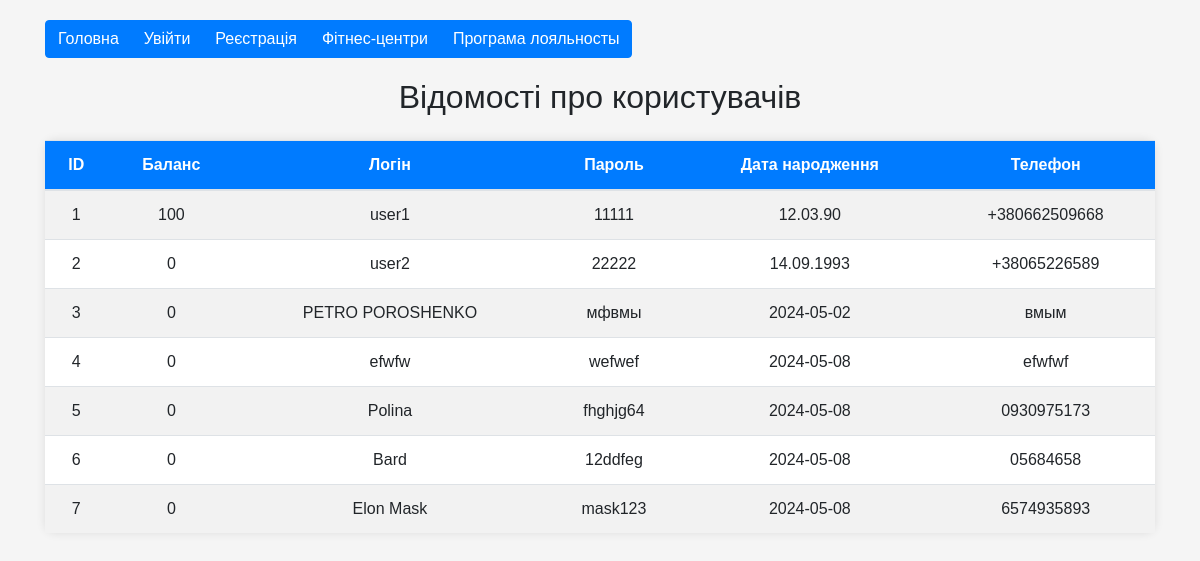
/user, run on an earlier commit of the app's database.
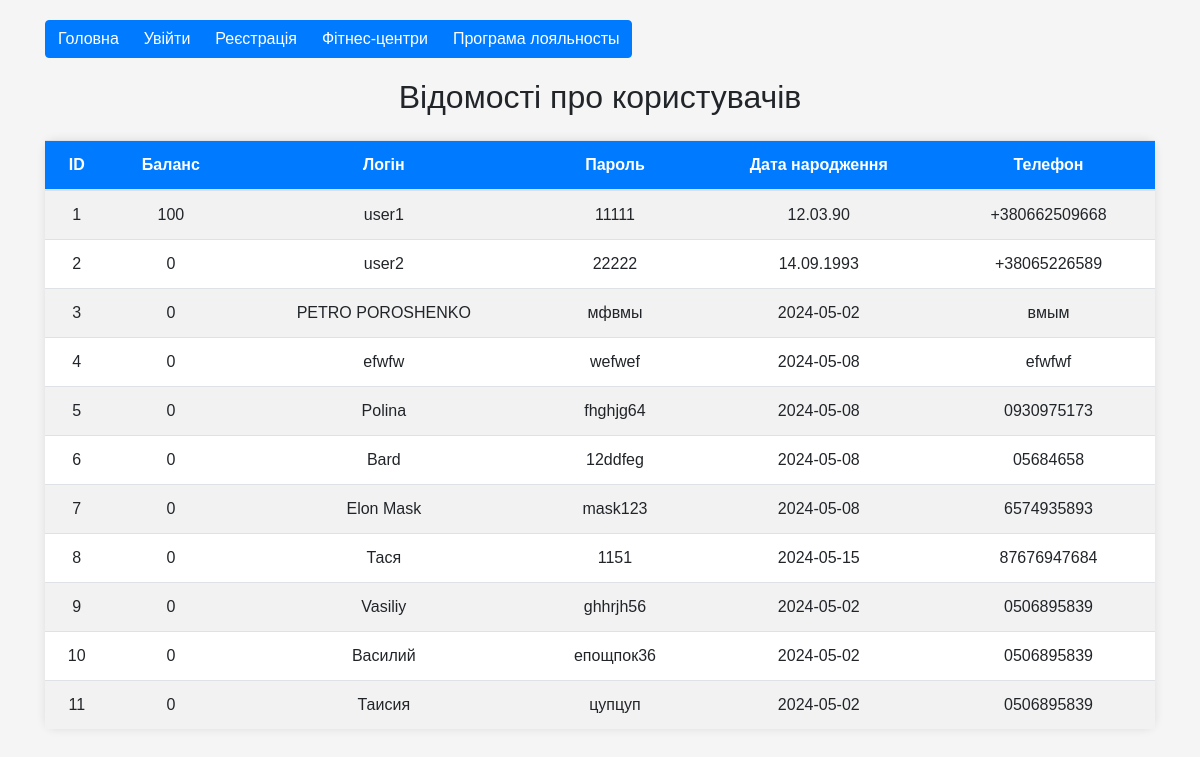
And on a later commit of the database.
### tables this page shows
CREATE TABLE user (id INTEGER NOT NULL UNIQUE, funds INTEGER NOT NULL DEFAULT 0, login TEXT NOT NULL UNIQUE, password TEXT NOT NULL, birth_date TEXT NOT NULL, phone TEXT NOT NULL, PRIMARY KEY (id AUTOINCREMENT));

### app.py (the view)
@app.route('/user', methods=['GET'])
def get_users():
    with SQLiteDatabase('DB.db') as db:
        res = db.select_method("user")
    return render_template('users_info.html', users=res)

### app.py (called while the page is built)
def dict_factory(cursor, row):
    d = {}
    for idx, col in enumerate(cursor.description):
        d[col[0]] = row[idx]
    return d

    def __enter__(self):
        self.connection = sqlite3.connect(self.db_path)
        self.connection.row_factory = dict_factory
        return self

    def __exit__(self, exc_type, exc_val, exc_tb):
        if self.connection:
            self.connection.close()

### templates/users_info.html (shortened to what this page needs)
<!DOCTYPE html>
<html lang="uk">
<head>
    <link href="https://stackpath.bootstrapcdn.com/bootstrap/4.5.2/css/bootstrap.min.css" rel="stylesheet">
</head>
<body>
<div class="container">
    <div class="btn-group" role="group" aria-label="Basic example">
        <a href="/" class="btn btn-primary">Головна</a>
        <a href="/login" class="btn btn-primary">Увійти</a>
        <a href="/register" class="btn btn-primary">Реєстрація</a>
        <a href="/fitness_center" class="btn btn-primary">Фітнес-центри</a>
        <a href="/" class="btn btn-primary">Програма лояльносты</a>
    </div>
    <h2 class="text-center mb-4">Відомості про користувачів</h2>
    <table class="table table-striped">
        <thead>
        <tr>
            <th>ID</th>
            <th>Баланс</th>
            <th>Логін</th>
            <th>Пароль</th>
            <th>Дата народження</th>
            <th>Телефон</th>
        </tr>
        </thead>
        <tbody>
        {% for user in users %}
        <tr>
            <td>{{ user.id }}</td>
            <td>{{ user.funds }}</td>
            <td>{{ user.login }}</td>
            <td>{{ user.password }}</td>
            <td>{{ user.birth_date }}</td>
            <td>{{ user.phone }}</td>
        </tr>
        {% endfor %}
        </tbody>
    </table>
</div>
</body>
</html>

What changed in the data, as far as the page shows it:
added user: id "8", funds "0", login "Тася", password "1151", birth_date "2024-05-15", phone "87676947684"
added user: id "9", funds "0", login "Vasiliy", password "ghhrjh56", birth_date "2024-05-02", phone "0506895839"
added user: id "10", funds "0", login "Василий", password "епощпок36", birth_date "2024-05-02", phone "0506895839"
added user: id "11", funds "0", login "Таисия", password "цупцуп", birth_date "2024-05-02", phone "0506895839"
